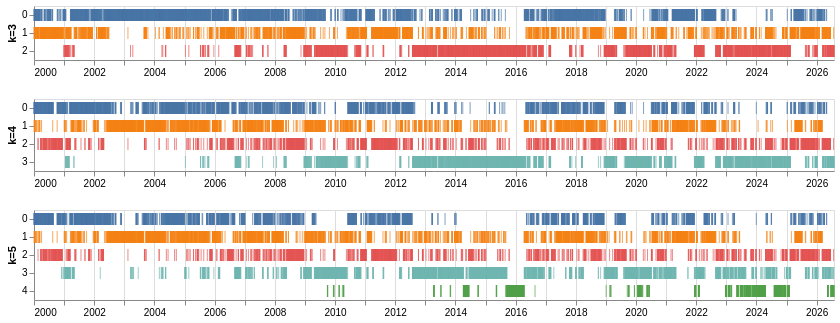

The notebook cell this image was saved under:
### Markdown cell above
Regime strip for every k, one row per k.

### Code cell
regime_strips(results)

### Figure 1 — Vega specification as saved in the notebook (floating-point values rounded to 4 significant figures; data arrays with more than 128 entries replaced by an {"elided": "..."} marker saying what was removed)
{"$schema": "https://vega.github.io/schema/vega/v6.json", "data": [{"name": "source_0", "values": {"elided": "9709 records"}, "transform": [{"type": "formula", "expr": "toDate(datum['date'])", "as": "date"}]}, {"name": "source_1", "values": {"elided": "9709 records"}, "transform": [{"type": "formula", "expr": "toDate(datum['date'])", "as": "date"}]}, {"name": "source_2", "values": {"elided": "9709 records"}, "transform": [{"type": "formula", "expr": "toDate(datum['date'])", "as": "date"}]}, {"name": "source_0_concat_0_y_domain_regime", "values": [{"regime": "0"}, {"regime": "1"}, {"regime": "2"}]}, {"name": "source_0_concat_0_color_domain_regime", "values": [{"regime": "0"}, {"regime": "1"}, {"regime": "2"}]}, {"name": "source_1_concat_1_y_domain_regime", "values": [{"regime": "1"}, {"regime": "0"}, {"regime": "2"}, {"regime": "3"}]}, {"name": "source_1_concat_1_color_domain_regime", "values": [{"regime": "1"}, {"regime": "0"}, {"regime": "2"}, {"regime": "3"}]}, {"name": "source_2_concat_2_y_domain_regime", "values": [{"regime": "1"}, {"regime": "0"}, {"regime": "2"}, {"regime": "3"}, {"regime": "4"}]}, {"name": "source_2_concat_2_color_domain_regime", "values": [{"regime": "1"}, {"regime": "0"}, {"regime": "2"}, {"regime": "3"}, {"regime": "4"}]}], "signals": [{"name": "concat_0_height", "value": 54}, {"name": "concat_1_height", "value": 72}, {"name": "concat_2_height", "value": 90}], "marks": [{"type": "group", "name": "concat_0_group", "encode": {"update": {"width": {"signal": "width"}, "height": {"signal": "concat_0_height"}}}, "marks": [{"type": "rect", "name": "concat_0_marks", "from": {"data": "source_0"}, "encode": {"update": {"height": {"value": 12}, "yc": {"field": "regime", "scale": "concat_0_y", "band": 0.5}, "width": {"value": 1}, "opacity": {"value": 0.7}, "fill": {"field": "regime", "scale": "concat_0_color"}, "xc": {"field": "date", "scale": "concat_0_x"}}}, "style": ["tick"]}], "axes": [{"scale": "concat_0_x", "tickCount": {"signal": "ceil(width/40)"}, "labels": false, "orient": "bottom", "gridScale": "concat_0_y", "maxExtent": 0, "aria": false, "minExtent": 0, "ticks": false, "zindex": 0, "grid": true, "domain": false}, {"scale": "concat_0_x", "tickCount": {"signal": "ceil(width/40)"}, "zindex": 0, "labelFlush": true, "labelOverlap": true, "orient": "bottom", "grid": false}, {"scale": "concat_0_y", "zindex": 0, "grid": false, "orient": "left", "title": "k=3"}], "style": "cell"}, {"type": "group", "name": "concat_1_group", "encode": {"update": {"height": {"signal": "concat_1_height"}, "width": {"signal": "width"}}}, "marks": [{"type": "rect", "name": "concat_1_marks", "from": {"data": "source_1"}, "encode": {"update": {"opacity": {"value": 0.7}, "height": {"value": 12}, "xc": {"field": "date", "scale": "concat_1_x"}, "width": {"value": 1}, "yc": {"field": "regime", "scale": "concat_1_y", "band": 0.5}, "fill": {"field": "regime", "scale": "concat_1_color"}}}, "style": ["tick"]}], "axes": [{"scale": "concat_1_x", "orient": "bottom", "domain": false, "gridScale": "concat_1_y", "tickCount": {"signal": "ceil(width/40)"}, "maxExtent": 0, "ticks": false, "zindex": 0, "grid": true, "labels": false, "minExtent": 0, "aria": false}, {"scale": "concat_1_x", "orient": "bottom", "zindex": 0, "labelFlush": true, "labelOverlap": true, "grid": false, "tickCount": {"signal": "ceil(width/40)"}}, {"scale": "concat_1_y", "title": "k=4", "grid": false, "zindex": 0, "orient": "left"}], "style": "cell"}, {"type": "group", "name": "concat_2_group", "encode": {"update": {"height": {"signal": "concat_2_height"}, "width": {"signal": "width"}}}, "marks": [{"type": "rect", "name": "concat_2_marks", "from": {"data": "source_2"}, "encode": {"update": {"height": {"value": 12}, "fill": {"field": "regime", "scale": "concat_2_color"}, "width": {"value": 1}, "opacity": {"value": 0.7}, "yc": {"field": "regime", "scale": "concat_2_y", "band": 0.5}, "xc": {"field": "date", "scale": "concat_2_x"}}}, "style": ["tick"]}], "axes": [{"scale": "concat_2_x", "aria": false, "gridScale": "concat_2_y", "grid": true, "tickCount": {"signal": "ceil(width/40)"}, "domain": false, "orient": "bottom", "zindex": 0, "labels": false, "ticks": false, "minExtent": 0, "maxExtent": 0}, {"scale": "concat_2_x", "grid": false, "labelOverlap": true, "tickCount": {"signal": "ceil(width/40)"}, "zindex": 0, "orient": "bottom", "labelFlush": true}, {"scale": "concat_2_y", "title": "k=5", "zindex": 0, "grid": false, "orient": "left"}], "style": "cell"}], "scales": [{"name": "concat_0_x", "type": "time", "domain": {"data": "source_0", "field": "date"}, "range": [0, {"signal": "width"}]}, {"name": "concat_0_y", "type": "band", "domain": {"data": "source_0_concat_0_y_domain_regime", "field": "regime", "sort": true}, "range": [0, {"signal": "concat_0_height"}], "paddingInner": 0.25, "paddingOuter": 0.125}, {"name": "concat_0_color", "type": "ordinal", "domain": {"data": "source_0_concat_0_color_domain_regime", "field": "regime", "sort": true}, "range": "category"}, {"name": "concat_1_x", "type": "time", "domain": {"data": "source_1", "field": "date"}, "range": [0, {"signal": "width"}]}, {"name": "concat_1_y", "type": "band", "domain": {"data": "source_1_concat_1_y_domain_regime", "field": "regime", "sort": true}, "range": [0, {"signal": "concat_1_height"}], "paddingInner": 0.25, "paddingOuter": 0.125}, {"name": "concat_1_color", "type": "ordinal", "domain": {"data": "source_1_concat_1_color_domain_regime", "field": "regime", "sort": true}, "range": "category"}, {"name": "concat_2_x", "type": "time", "domain": {"data": "source_2", "field": "date"}, "range": [0, {"signal": "width"}]}, {"name": "concat_2_y", "type": "band", "domain": {"data": "source_2_concat_2_y_domain_regime", "field": "regime", "sort": true}, "range": [0, {"signal": "concat_2_height"}], "paddingOuter": 0.125, "paddingInner": 0.25}, {"name": "concat_2_color", "type": "ordinal", "domain": {"data": "source_2_concat_2_color_domain_regime", "field": "regime", "sort": true}, "range": "category"}], "width": 800, "padding": 5, "background": "white", "layout": {"padding": 20, "columns": 1, "bounds": "full", "align": "each"}}
